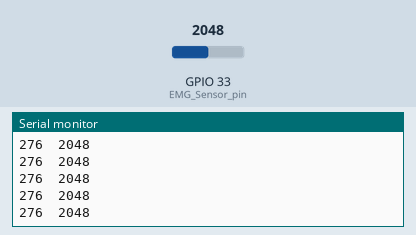
Simulated run of this sketch. Board: ESP32. Parts: the last lines printed to the serial monitor. Inputs (shaded band) come from the test bench; at power-on: GPIO 33 (EMG_Sensor_pin) = 2048.

Above: at 1.2 s.
1.3 s: GPIO 33 (EMG_Sensor_pin) set to 2866
At 2.4 s:
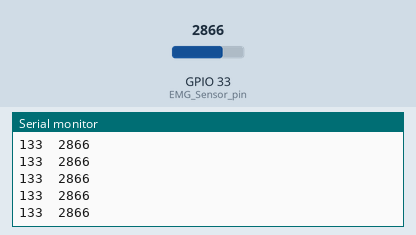
2.8 s: GPIO 33 (EMG_Sensor_pin) set to 3603
At 3.5 s:
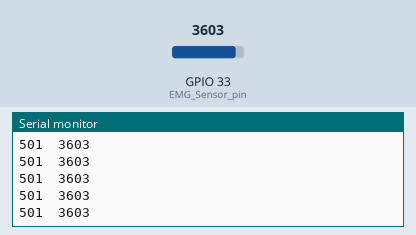
Timing chart, 0 to 5.8 s (numbered marks = the images above; inputs shaded):
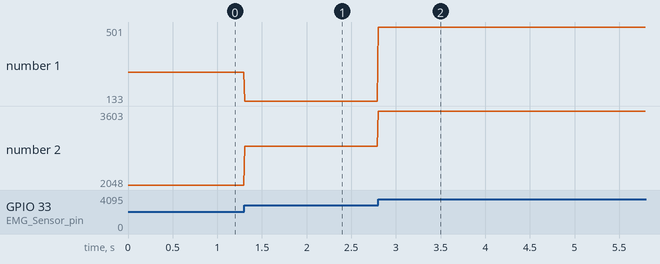

The sketch:

emg_test.ino
```cpp
#define EMG_Sensor_pin 33
typedef enum {
  EMG_Sensor_0,
  EMG_Sensor_1,
  EMG_Sensor_2,
  EMG_Sensor_3,
  EMG_Sensor_4,
  EMG_Sensor_5
  }EMG_sensor_ID;
const uint16_t EMG_sens_SOOR[6]={650,620,1200,3000,2250,2600}; // Start of operating Range
/*
 * EMG_Sensor_0 tested on pin no. 36 and the normal value = 650; changes from 0 to 325
 * EMG_Sensor_1 tested on pin no. 39 and the normal value = 620; changes from 0 to 325
 * EMG_Sensor_2 tested on pin no. 35 and the normal value = 1200; no big changes
 * EMG_Sensor_3 tested on pin no. 32 and the normal value = 3000;no big changes
 * EMG_Sensor_4 tested on pin no. 34 and the normal value = 2250; changes from 0 to 1200
 * EMG_Sensor_5 tested on pin no. 33 and the normal value = 2600;changes from 0 to 1000
*/
//const bool EMG_sens_Fn[6]={0,0,0,1,0,1}; // the fuctionality of the sensor (0--> decreasing , 1--> increasing )

 char EMG_sens_PIN[6];  // sensor PIN number with respect to ID

void EMG_init(EMG_sensor_ID sensorname , char EMG_pin );
uint16_t EMG_sens_Read(EMG_sensor_ID sensorname);


void EMG_init(EMG_sensor_ID sensorname , char EMG_pin ) { // Fn to initialize the pin number of the Sensor with respect to it ID
  EMG_sens_PIN[sensorname] = EMG_pin; // asign the PIN number to the specified Sensor ID
}

 uint16_t EMG_sens_Read(EMG_sensor_ID sensorname) { // Fn to read the sensor level ( 5 levels ) according to it's start oprating point and it's funtionality
   uint16_t EMG_reading = analogRead(EMG_sens_PIN[sensorname]);

  // check the functionality
  if (EMG_reading<EMG_sens_SOOR[sensorname]) {
    EMG_reading =  EMG_sens_SOOR[sensorname] - EMG_reading;
  }
  else if (EMG_reading>EMG_sens_SOOR[sensorname]) {
    EMG_reading =EMG_reading - EMG_sens_SOOR[sensorname] ;
  }
   //get the reading level
  //int EMG_sens_lev = abs(EMG_reading) / 2;
  return (abs(EMG_reading)/2);

}


void setup() {
Serial.begin(9600);
EMG_init(EMG_Sensor_5 ,EMG_Sensor_pin );
pinMode(EMG_Sensor_pin,INPUT);
}

void loop() {
 uint16_t x = 0;
 x= EMG_sens_Read(EMG_Sensor_5);
 uint16_t y = analogRead(EMG_Sensor_pin);
//Serial.print("the Function Reading = ");
Serial.print(x);
Serial.print("\t");
//Serial.print("the exact Reading = ");
Serial.println(y);
delay(10);
}
```

Measured:
- after the input at 1.3 s, the serial monitor: prints a new line at once (image 1)
- after the input at 2.8 s, the serial monitor: prints a new line at once (image 2)
- plotted number 1: 276 → 133 after the input at 1.3 s, 133 → 501 after the input at 2.8 s
- plotted number 2: 2048 → 2866 after the input at 1.3 s, 2866 → 3603 after the input at 2.8 s
